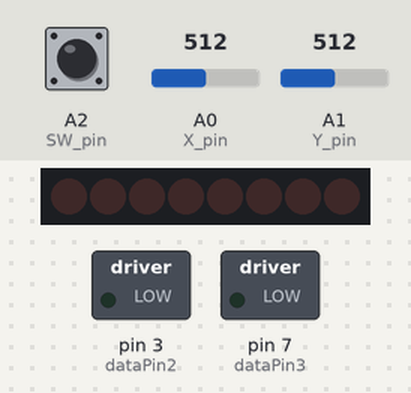
This sketch was run on a simulated Arduino Uno, built with avr-gcc and run on an emulated ATmega328P. Parts: 8 shift-register outputs drawn as a row of LEDs (first output left, lit = HIGH), switched loads named in the sketch (green lamp = pin HIGH). Wiring (inferred from the names in the program): shift register (74HC595): data pin 11; shift clock pin 12; latch pin 8. Wiring (inferred from the signals the program sends): row of LEDs: on Q0, Q1, Q2, Q3, Q4, Q5, Q6, Q7. The inputs (shaded band) are chosen by the test bench; at power-on: A0 (X_pin) = 512, A1 (Y_pin) = 512, A2 (SW_pin) HIGH. Pins used as bus, display or sensor lines are not drawn; what the sketch prints to the serial monitor is not drawn.

Above: at 1.3 s.
1.4 s: A0 (X_pin) set to 685
2.9 s: A0 (X_pin) set to 710
At 3.15 s:
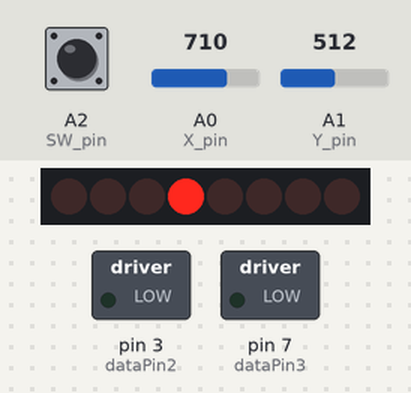
At 4.06 s:
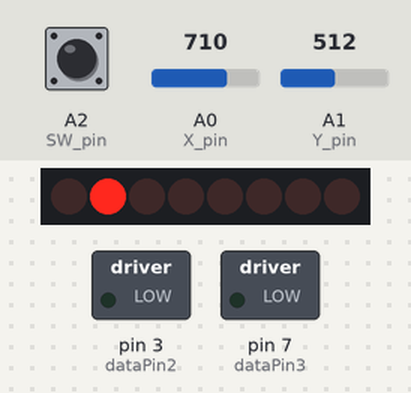
5.9 s: A0 (X_pin) set to 290
At 6.2 s:
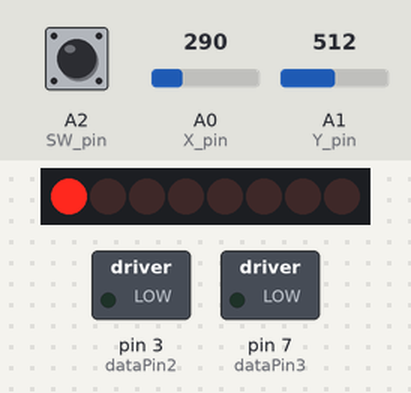
8.9 s: A0 (X_pin) set to 310
10.4 s: A1 (Y_pin) set to 683
13.4 s: A1 (Y_pin) set to 708
At 13.59 s:
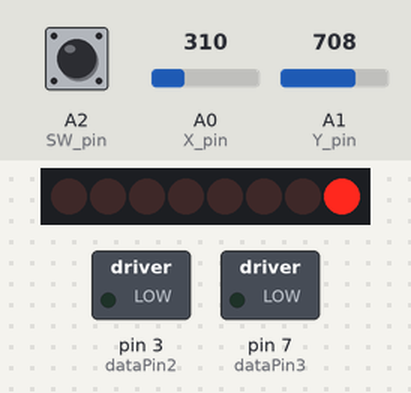
Timing chart, 0 to 63.9 s (numbered marks = the images above; inputs shaded):
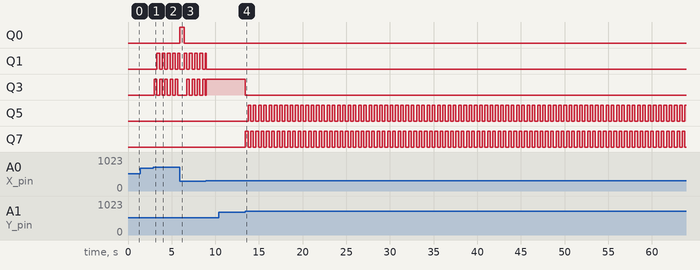

Measured:
- the behaviour switches between 700 and 701 on A0 (X_pin) (found by bisection; images 0 and 1)
- the behaviour switches between 700 and 701 on A1 (Y_pin) (found by bisection; images 3 and 4)
- after the input at 1.4 s, every drawn part: stays the same
- after the input at 2.9 s, Q1: alternates HIGH for 0.30 s and LOW for 0.30 s, starting after 0.41 s; Q3: alternates HIGH for 0.30 s and LOW for 0.30 s, starting after 0.11 s
- after the input at 10.4 s, every drawn part: stays the same
- after the input at 13.4 s, Q3: HIGH → LOW after 0.05 s; Q5: alternates HIGH for 0.30 s and LOW for 0.30 s, starting after 0.35 s; Q7: alternates HIGH for 0.30 s and LOW for 0.30 s, starting after 0.05 s

The sketch:

RobotArm.ino
```cpp
/*
 M1 = Red tape - opens and closes the "arm"
 M2 = Beige tape - opens and closes the "elbow"
 M3 = Yellow tape - rotates "wrist", its the left motor if looking from the front
 M4 = Green tape - rotates "wrist", the right motor when looking from the front
 M5 = Blue tape - opens and shuts "hand"
 M6 = Broun tape - rotation of entire "arm"

 shift register 1 = M3 & M4
 shift register 2 = M5 & M6
 shift register 3 = M1 & M2
*/

// ------- joystick -------

const int SW_pin = A2; // digital pin connected to switch output
const int X_pin = A0; // analog pin connected to X output
const int Y_pin = A1; // analog pin connected to Y output

// --------- shift regiser 1 ---------

//Pin connected to ST_CP of 74HC595
int latchPin = 8;
//Pin connected to SH_CP of 74HC595
int clockPin = 12;
////Pin connected to DS of 74HC595
int dataPin = 11;

// --------- shift regiser 2 ---------

//Pin connected to ST_CP of 74HC595
int latchPin2 = 2;
////Pin connected to DS of 74HC595
int dataPin2 = 3;

// --------- shift regiser 2 ---------

//Pin connected to ST_CP of 74HC595
int latchPin3 = 4;
////Pin connected to DS of 74HC595
int dataPin3 = 7;

// speed
const int milDel = 30;

void setup() {

  // ------ Joy Stick ------

  pinMode(SW_pin, INPUT);
  digitalWrite(SW_pin, HIGH);
  Serial.begin(9600);

  // ------ Shift Register 1 ------

  pinMode(clockPin, OUTPUT);

  pinMode(latchPin, OUTPUT);
  pinMode(dataPin, OUTPUT);

  // ------ Shift Register 2 ------

  pinMode(latchPin2, OUTPUT);
  pinMode(dataPin2, OUTPUT);

  // ------ Shift Register 3 ------

  pinMode(latchPin3, OUTPUT);
  pinMode(dataPin3, OUTPUT);
}

void loop() {

  // ----- joystick serial -----

  Serial.print("Switch:  ");
  Serial.print(digitalRead(SW_pin));
  Serial.print("\n");
  Serial.print("X-axis: ");
  Serial.print(analogRead(X_pin));
  Serial.print("\n");
  Serial.print("Y-axis: ");
  Serial.println(analogRead(Y_pin));
  Serial.print("\n\n");
  delay(500);

  /*

 while(analogRead(X_pin) < 300){

  Serial.print("x<");
  openM1();
 }

 while(analogRead(X_pin) > 700){
  Serial.print("x>");
  closeM1();
 }

 while(analogRead(Y_pin) < 300){
  Serial.print("y<");
  openM2();
 }

 while(analogRead(Y_pin) > 700){
  Serial.print("y>");
  closeM2();
 }
*/

 while(analogRead(X_pin) < 300){

  Serial.print("x<");
  openM3();
  //closeM1RotM2();
 }

 while(analogRead(X_pin) > 700){
  Serial.print("x>");
  closeM3();
  //RotM1closeM2();
 }

 while(analogRead(Y_pin) < 300){
  Serial.print("y<");
  //antiM3clockM4();
  //antiM5clockM6();
  openM4();
 }

 while(analogRead(Y_pin) > 700){
  Serial.print("y>");
  //clockM3antiM4();
  //clockM5antiM6();
  closeM4();
 }

 /*
 // ----- M5 and M6 joystick ------
 while(analogRead(X_pin) < 300){

  Serial.print("x<");
  openM5();
  //closeM1RotM2();
 }

 while(analogRead(X_pin) > 700){
  Serial.print("x>");
  closeM5();
  //RotM1closeM2();
 }

 while(analogRead(Y_pin) < 300){
  Serial.print("y<");
  //antiM3clockM4();
  //antiM5clockM6();
  openM6();
 }

 while(analogRead(Y_pin) > 700){
  Serial.print("y>");
  //clockM3antiM4();
  //clockM5antiM6();
  closeM6();
 }
*/
}

// ----- Shift Register 1 -----
// ----- M3 -----

// M3 = Yellow tape - rotates wrist, its the left motor if looking from the front
void openM3(){

  for (int numberToDisplay = 1; numberToDisplay <= 8; numberToDisplay = numberToDisplay * 2) {
    digitalWrite(latchPin, LOW);
    shiftOut(dataPin, clockPin, MSBFIRST, numberToDisplay);
    digitalWrite(latchPin, HIGH);
    delay(milDel);
  }
}
void closeM3(){

  for (int numberToDisplay = 8; numberToDisplay >= 1; numberToDisplay = numberToDisplay / 2) {
    digitalWrite(latchPin, LOW);
    shiftOut(dataPin, clockPin, MSBFIRST, numberToDisplay);
    digitalWrite(latchPin, HIGH);
    delay(milDel);
  }
}

// ----- M4 -----

// M4 = Green tape - rotates wrist, the right motor when looking from the front
void openM4(){

  for (int numberToDisplay = 16; numberToDisplay <= 128; numberToDisplay = numberToDisplay * 2) {
    digitalWrite(latchPin, LOW);
    shiftOut(dataPin, clockPin, MSBFIRST, numberToDisplay);
    digitalWrite(latchPin, HIGH);
    delay(milDel);
  }
}
void closeM4(){

  for (int numberToDisplay = 128; numberToDisplay >= 16; numberToDisplay = numberToDisplay / 2) {
    digitalWrite(latchPin, LOW);
    shiftOut(dataPin, clockPin, MSBFIRST, numberToDisplay);
    digitalWrite(latchPin, HIGH);
    delay(milDel);
  }
}

void antiM3clockM4(){
  int j = 128;
  for (int numberToDisplay = 8; numberToDisplay >= 1; numberToDisplay = numberToDisplay / 2) {
    digitalWrite(latchPin, LOW);
    shiftOut(dataPin, clockPin, MSBFIRST, numberToDisplay + j);
    j = j / 2;
    digitalWrite(latchPin, HIGH);
    delay(milDel);
  }
}

void clockM3antiM4(){
  int j = 16;
  for (int numberToDisplay = 1; numberToDisplay <= 8; numberToDisplay = numberToDisplay * 2) {
    digitalWrite(latchPin, LOW);
    shiftOut(dataPin, clockPin, MSBFIRST, numberToDisplay + j);
    j = j * 2;
    digitalWrite(latchPin, HIGH);
    delay(milDel);
  }
}

// ------ Shift Register 2 ------
// ----- M5 -----

// M5 = opens and shuts "hand"
void openM5(){

  for (int numberToDisplay = 1; numberToDisplay <= 8; numberToDisplay = numberToDisplay * 2) {
    digitalWrite(latchPin2, LOW);
    shiftOut(dataPin2, clockPin, MSBFIRST, numberToDisplay);
    digitalWrite(latchPin2, HIGH);
    delay(milDel);
  }
}
void closeM5(){

  for (int numberToDisplay = 8; numberToDisplay >= 1; numberToDisplay = numberToDisplay / 2) {
    digitalWrite(latchPin2, LOW);
    shiftOut(dataPin2, clockPin, MSBFIRST, numberToDisplay);
    digitalWrite(latchPin2, HIGH);
    delay(milDel);
  }
}

// ----- M6 -----

// M6 = rotation of entire "arm"
void openM6(){

  for (int numberToDisplay = 16; numberToDisplay <= 128; numberToDisplay = numberToDisplay * 2) {
    digitalWrite(latchPin2, LOW);
    shiftOut(dataPin2, clockPin, MSBFIRST, numberToDisplay);
    digitalWrite(latchPin2, HIGH);
    delay(milDel);
  }
}
void closeM6(){

  for (int numberToDisplay = 128; numberToDisplay >= 16; numberToDisplay = numberToDisplay / 2) {
    digitalWrite(latchPin2, LOW);
    shiftOut(dataPin2, clockPin, MSBFIRST, numberToDisplay);
    digitalWrite(latchPin2, HIGH);
    delay(milDel);
  }
}

// uses sift egister to ...
void antiM5clockM6(){

  int j = 128;
  for (int numberToDisplay = 8; numberToDisplay >= 1; numberToDisplay = numberToDisplay / 2) {
    digitalWrite(latchPin2, LOW);
    shiftOut(dataPin2, clockPin, MSBFIRST, numberToDisplay + j);
    j = j / 2;
    digitalWrite(latchPin2, HIGH);
    delay(milDel);
  }
}

void clockM5antiM6(){
  int j = 16;
  for (int numberToDisplay = 1; numberToDisplay <= 8; numberToDisplay = numberToDisplay * 2) {
    digitalWrite(latchPin2, LOW);
    shiftOut(dataPin2, clockPin, MSBFIRST, numberToDisplay + j);
    j = j * 2;
    digitalWrite(latchPin2, HIGH);
    delay(milDel);
  }
}

// ----- Shift Register 3 -----
// ----- M1 -----

// M1 = Red tape - opens and closes the "arm"
void openM1(){

  for (int numberToDisplay = 1; numberToDisplay <= 8; numberToDisplay = numberToDisplay * 2) {
    digitalWrite(latchPin3, LOW);
    shiftOut(dataPin3, clockPin, MSBFIRST, numberToDisplay);
    digitalWrite(latchPin3, HIGH);
    delay(milDel);
  }
}
void closeM1(){

  for (int numberToDisplay = 8; numberToDisplay >= 1; numberToDisplay = numberToDisplay / 2) {
    digitalWrite(latchPin3, LOW);
    shiftOut(dataPin3, clockPin, MSBFIRST, numberToDisplay);
    digitalWrite(latchPin3, HIGH);
    delay(milDel);
  }
}

// ----- M2 -----

// M2 = beige tape - opens and closes the "elbow"
void openM2(){

  for (int numberToDisplay = 16; numberToDisplay <= 128; numberToDisplay = numberToDisplay * 2) {
    digitalWrite(latchPin3, LOW);
    shiftOut(dataPin3, clockPin, MSBFIRST, numberToDisplay);
    digitalWrite(latchPin3, HIGH);
    delay(milDel);
  }
}
void closeM2(){

  for (int numberToDisplay = 128; numberToDisplay >= 16; numberToDisplay = numberToDisplay / 2) {
    digitalWrite(latchPin3, LOW);
    shiftOut(dataPin3, clockPin, MSBFIRST, numberToDisplay);
    digitalWrite(latchPin3, HIGH);
    delay(milDel);
  }
}

void oneStep(int output, int t){
  digitalWrite(output,HIGH);
  delay(t);
  digitalWrite(output,LOW);
  delay(t);
}
```
